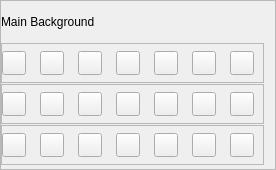
                <widget class="QFrame" name="frame_8">
                 <property name="minimumSize">
                  <size>
                   <width>0</width>
                   <height>170</height>
                  </size>
                 </property>
                 <property name="maximumSize">
                  <size>
                   <width>16777215</width>
                   <height>120</height>
                  </size>
                 </property>
                 <property name="frameShape">
                  <enum>QFrame::StyledPanel</enum>
                 </property>
                 <property name="frameShadow">
                  <enum>QFrame::Raised</enum>
                 </property>
                 <layout class="QVBoxLayout" name="verticalLayout_24">
                  <property name="spacing">
                   <number>0</number>
                  </property>
                  <property name="leftMargin">
                   <number>0</number>
                  </property>
                  <property name="topMargin">
                   <number>0</number>
                  </property>
                  <property name="bottomMargin">
                   <number>0</number>
                  </property>
                  <item>
                   <widget class="QLabel" name="label_57">
                    <property name="maximumSize">
                     <size>
                      <width>16777215</width>
                      <height>40</height>
                     </size>
                    </property>
                    <property name="text">
                     <string>Main Background</string>
                    </property>
                   </widget>
                  </item>
                  <item>
                   <widget class="QFrame" name="panelsBackground_15">
                    <property name="maximumSize">
                     <size>
                      <width>16777215</width>
                      <height>40</height>
                     </size>
                    </property>
                    <property name="styleSheet">
                     <string notr="true"/>
                    </property>
                    <property name="frameShape">
                     <enum>QFrame::StyledPanel</enum>
                    </property>
                    <property name="frameShadow">
                     <enum>QFrame::Raised</enum>
                    </property>
                    <layout class="QHBoxLayout" name="horizontalLayout_27">
                     <property name="spacing">
                      <number>14</number>
                     </property>
                     <property name="leftMargin">
                      <number>0</number>
                     </property>
                     <property name="topMargin">
                      <number>0</number>
                     </property>
                     <property name="bottomMargin">
                      <number>0</number>
                     </property>
                     <item>
                      <widget class="QPushButton" name="contentMainColor1">
                       <property name="minimumSize">
                        <size>
                         <width>24</width>
                         <height>24</height>
                        </size>
                       </property>
                       <property name="maximumSize">
                        <size>
                         <width>24</width>
                         <height>24</height>
                        </size>
                       </property>
                       <property name="text">
                        <string/>
                       </property>
                      </widget>
                     </item>
                     <item>
                      <widget class="QPushButton" name="contentMainColor2">
                       <property name="minimumSize">
                        <size>
                         <width>24</width>
                         <height>24</height>
                        </size>
                       </property>
                       <property name="maximumSize">
                        <size>
                         <width>24</width>
                         <height>24</height>
                        </size>
                       </property>
                       <property name="text">
                        <string/>
                       </property>
                      </widget>
                     </item>
                     <item>
                      <widget class="QPushButton" name="contentMainColor3">
                       <property name="minimumSize">
                        <size>
                         <width>24</width>
                         <height>24</height>
                        </size>
                       </property>
                       <property name="maximumSize">
                        <size>
                         <width>24</width>
                         <height>24</height>
                        </size>
                       </property>
                       <property name="text">
                        <string/>
                       </property>
                      </widget>
                     </item>
                     <item>
                      <widget class="QPushButton" name="contentMainColor4">
                       <property name="minimumSize">
                        <size>
                         <width>24</width>
                         <height>24</height>
                        </size>
                       </property>
                       <property name="maximumSize">
                        <size>
                         <width>24</width>
                         <height>24</height>
                        </size>
                       </property>
                       <property name="text">
                        <string/>
                       </property>
                      </widget>
                     </item>
                     <item>
                      <widget class="QPushButton" name="contentMainColor5">
                       <property name="minimumSize">
                        <size>
                         <width>24</width>
                         <height>24</height>
                        </size>
                       </property>
                       <property name="maximumSize">
                        <size>
                         <width>24</width>
                         <height>24</height>
                        </size>
                       </property>
                       <property name="text">
                        <string/>
                       </property>
                      </widget>
                     </item>
                     <item>
                      <widget class="QPushButton" name="contentMainColor6">
                       <property name="minimumSize">
                        <size>
                         <width>24</width>
                         <height>24</height>
                        </size>
                       </property>
                       <property name="maximumSize">
                        <size>
                         <width>24</width>
                         <height>24</height>
                        </size>
                       </property>
                       <property name="text">
                        <string/>
                       </property>
                      </widget>
                     </item>
                     <item>
                      <widget class="QPushButton" name="contentMainColor7">
                       <property name="minimumSize">
                        <size>
                         <width>24</width>
                         <height>24</height>
                        </size>
                       </property>
                       <property name="maximumSize">
                        <size>
                         <width>24</width>
                         <height>24</height>
                        </size>
                       </property>
                       <property name="text">
                        <string/>
                       </property>
                      </widget>
                     </item>
                    </layout>
                   </widget>
                  </item>
                  <item>
                   <widget class="QFrame" name="panelsBackground_14">
                    <property name="maximumSize">
                     <size>
                      <width>16777215</width>
                      <height>40</height>
                     </size>
                    </property>
                    <property name="styleSheet">
                     <string notr="true"/>
                    </property>
                    <property name="frameShape">
                     <enum>QFrame::StyledPanel</enum>
                    </property>
                    <property name="frameShadow">
                     <enum>QFrame::Raised</enum>
                    </property>
                    <layout class="QHBoxLayout" name="horizontalLayout_26">
                     <property name="spacing">
                      <number>14</number>
                     </property>
                     <property name="leftMargin">
                      <number>0</number>
                     </property>
                     <property name="topMargin">
                      <number>0</number>
                     </property>
                     <property name="bottomMargin">
                      <number>0</number>
                     </property>
                     <item>
                      <widget class="QPushButton" name="contentMainColor8">
                       <property name="minimumSize">
                        <size>
                         <width>24</width>
                         <height>24</height>
                        </size>
                       </property>
                       <property name="maximumSize">
                        <size>
                         <width>24</width>
                         <height>24</height>
                        </size>
                       </property>
                       <property name="text">
                        <string/>
                       </property>
                      </widget>
                     </item>
                     <item>
                      <widget class="QPushButton" name="contentMainColor9">
                       <property name="minimumSize">
                        <size>
                         <width>24</width>
                         <height>24</height>
                        </size>
                       </property>
                       <property name="maximumSize">
                        <size>
                         <width>24</width>
                         <height>24</height>
                        </size>
                       </property>
                       <property name="text">
                        <string/>
                       </property>
                      </widget>
                     </item>
                     <item>
                      <widget class="QPushButton" name="contentMainColor10">
                       <property name="minimumSize">
                        <size>
                         <width>24</width>
                         <height>24</height>
                        </size>
                       </property>
                       <property name="maximumSize">
                        <size>
                         <width>24</width>
                         <height>24</height>
                        </size>
                       </property>
                       <property name="text">
                        <string/>
                       </property>
                      </widget>
                     </item>
                     <item>
                      <widget class="QPushButton" name="contentMainColor11">
                       <property name="minimumSize">
                        <size>
                         <width>24</width>
                         <height>24</height>
                        </size>
                       </property>
                       <property name="maximumSize">
                        <size>
                         <width>24</width>
                         <height>24</height>
                        </size>
                       </property>
                       <property name="text">
                        <string/>
                       </property>
                      </widget>
                     </item>
                     <item>
                      <widget class="QPushButton" name="contentMainColor12">
                       <property name="minimumSize">
                        <size>
                         <width>24</width>
                         <height>24</height>
                        </size>
                       </property>
                       <property name="maximumSize">
                        <size>
                         <width>24</width>
                         <height>24</height>
                        </size>
                       </property>
                       <property name="text">
                        <string/>
                       </property>
                      </widget>
                     </item>
                     <item>
                      <widget class="QPushButton" name="contentMainColor13">
                       <property name="minimumSize">
                        <size>
                         <width>24</width>
                         <height>24</height>
                        </size>
                       </property>
                       <property name="maximumSize">
                        <size>
                         <width>24</width>
                         <height>24</height>
                        </size>
                       </property>
                       <property name="text">
                        <string/>
                       </property>
                      </widget>
                     </item>
                     <item>
                      <widget class="QPushButton" name="contentMainColor14">
                       <property name="minimumSize">
                        <size>
                         <width>24</width>
                         <height>24</height>
                        </size>
                       </property>
                       <property name="maximumSize">
                        <size>
                         <width>24</width>
                         <height>24</height>
                        </size>
                       </property>
                       <property name="text">
                        <string/>
                       </property>
                      </widget>
                     </item>
                    </layout>
                   </widget>
                  </item>
                  <item>
                   <widget class="QFrame" name="panelsBackground_16">
                    <property name="maximumSize">
                     <size>
                      <width>16777215</width>
                      <height>40</height>
                     </size>
                    </property>
                    <property name="styleSheet">
                     <string notr="true"/>
                    </property>
                    <property name="frameShape">
                     <enum>QFrame::StyledPanel</enum>
                    </property>
                    <property name="frameShadow">
                     <enum>QFrame::Raised</enum>
                    </property>
                    <layout class="QHBoxLayout" name="horizontalLayout_79">
                     <property name="spacing">
                      <number>14</number>
                     </property>
                     <property name="leftMargin">
                      <number>0</number>
                     </property>
                     <property name="topMargin">
                      <number>0</number>
                     </property>
                     <property name="bottomMargin">
                      <number>0</number>
                     </property>
                     <item>
                      <widget class="QPushButton" name="contentMainColor15">
                       <property name="minimumSize">
                        <size>
                         <width>24</width>
                         <height>24</height>
                        </size>
                       </property>
                       <property name="maximumSize">
                        <size>
                         <width>24</width>
                         <height>24</height>
                        </size>
                       </property>
                       <property name="text">
                        <string/>
                       </property>
                      </widget>
                     </item>
                     <item>
                      <widget class="QPushButton" name="contentMainColor16">
                       <property name="minimumSize">
                        <size>
                         <width>24</width>
                         <height>24</height>
                        </size>
                       </property>
                       <property name="maximumSize">
                        <size>
                         <width>24</width>
                         <height>24</height>
                        </size>
                       </property>
                       <property name="text">
                        <string/>
                       </property>
                      </widget>
                     </item>
                     <item>
                      <widget class="QPushButton" name="contentMainColor17">
                       <property name="minimumSize">
                        <size>
                         <width>24</width>
                         <height>24</height>
                        </size>
                       </property>
                       <property name="maximumSize">
                        <size>
                         <width>24</width>
                         <height>24</height>
                        </size>
                       </property>
                       <property name="text">
                        <string/>
                       </property>
                      </widget>
                     </item>
                     <item>
                      <widget class="QPushButton" name="contentMainColor18">
                       <property name="minimumSize">
                        <size>
                         <width>24</width>
                         <height>24</height>
                        </size>
                       </property>
                       <property name="maximumSize">
                        <size>
                         <width>24</width>
                         <height>24</height>
                        </size>
                       </property>
                       <property name="text">
                        <string/>
                       </property>
                      </widget>
                     </item>
                     <item>
                      <widget class="QPushButton" name="contentMainColor19">
                       <property name="minimumSize">
                        <size>
                         <width>24</width>
                         <height>24</height>
                        </size>
                       </property>
                       <property name="maximumSize">
                        <size>
                         <width>24</width>
                         <height>24</height>
                        </size>
                       </property>
                       <property name="text">
                        <string/>
                       </property>
                      </widget>
                     </item>
                     <item>
                      <widget class="QPushButton" name="contentMainColor20">
                       <property name="minimumSize">
                        <size>
                         <width>24</width>
                         <height>24</height>
                        </size>
                       </property>
                       <property name="maximumSize">
                        <size>
                         <width>24</width>
                         <height>24</height>
                        </size>
                       </property>
                       <property name="text">
                        <string/>
                       </property>
                      </widget>
                     </item>
                     <item>
                      <widget class="QPushButton" name="contentMainColor21">
                       <property name="minimumSize">
                        <size>
                         <width>24</width>
                         <height>24</height>
                        </size>
                       </property>
                       <property name="maximumSize">
                        <size>
                         <width>24</width>
                         <height>24</height>
                        </size>
                       </property>
                       <property name="text">
                        <string/>
                       </property>
                      </widget>
                     </item>
                    </layout>
                   </widget>
                  </item>
                 </layout>
                </widget>
